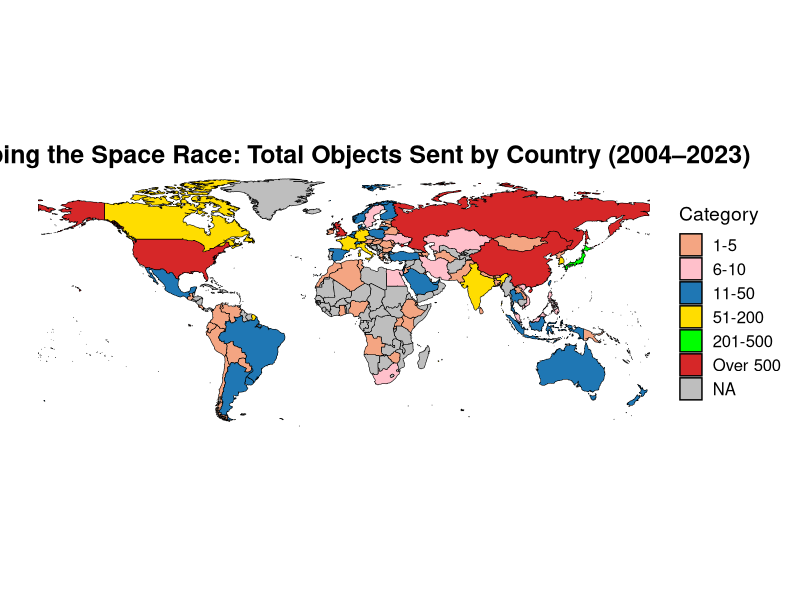
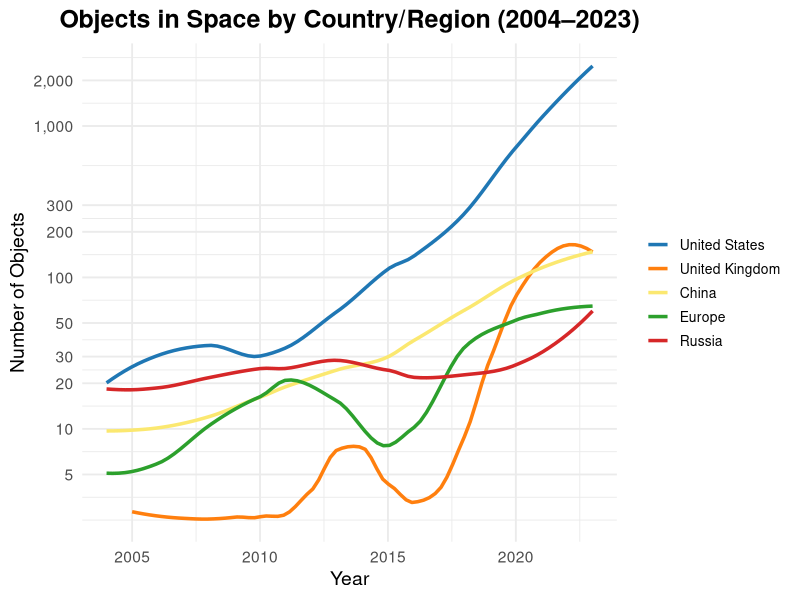

Reproduce these figures in R, in order.
## ---- chunk 1
library(tidyverse)
library(colorspace)
library(ggplot2)
library(dplyr)
library(maps)
library(readr)
library(rmarkdown)
library(sf)
library(rnaturalearth)
library(rnaturalearthdata)
knitr::opts_chunk$set(echo = TRUE)
## ---- chunk 2

outer_space_objects <- read.csv("outer_space_objects.csv")
paged_table(outer_space_objects)

## ---- chunk 3

# Load the world map as an sf object
world_sf <- ne_countries(scale = "medium", returnclass = "sf") %>%
  filter(name != "Antarctica")  # Remove Antarctica

# Load the dataset
outer_space_objects <- read.csv("outer_space_objects.csv")

# Filter and summarize data for the years 2004 to 2023
outer_space_objects_summarized <- outer_space_objects %>%
  filter(Year >= 2004 & Year <= 2023) %>%  # Filter for the desired years
  group_by(Entity) %>%  # Group by entity (country/organization)
  summarise(Total_Objects = sum(num_objects, na.rm = TRUE))  # Sum objects for each entity


# Create a mapping table for unmatched names
mapping <- data.frame(
  Entity = c("United States", "United Kingdom", "Czechia"),
  name = c("United States of America", "United Kingdom", "Czech Republic")
)

# Join the mapping table to align entity names
outer_space_objects_summarized <- outer_space_objects_summarized %>%
  left_join(mapping, by = "Entity") %>%
  mutate(
    name = ifelse(is.na(name), Entity, name)  # Use `Entity` if no mapping exists
  )

# Categorize the data and define the correct order of the categories
outer_space_objects_summarized <- outer_space_objects_summarized %>%
  mutate(
    Category = factor(
      case_when(
        Total_Objects <= 5  ~ "1-5",
        Total_Objects <= 10 ~ "6-10",
        Total_Objects <= 50 ~ "11-50",
        Total_Objects <= 200 ~ "51-200",
        Total_Objects <= 500 ~ "201-500",
        Total_Objects > 500 ~ "Over 500"
      ),
      levels = c("1-5","6-10", "11-50", "51-200", "201-500", "Over 500", "NA")  # Define correct order
    )
  )

# Join the summarized data with the world map
map_data <- world_sf %>%
  left_join(outer_space_objects_summarized, by = c("name"))

# Create the map with distinct categories
ggplot(map_data) +
  geom_sf(aes(fill = Category), color = "black", size = 0.1) +
  scale_fill_manual(
    values = c(
      "1-5" = "#f4a582",
      "6-10" = "pink",
      "11-50" = "#1f77b4",
      "51-200" = "#ffdd00",
      "201-500" = "#00FF00",
      "Over 500" = "#d62728",
      "NA" = "gray"
    ),
    na.value = "gray"
  ) +
  coord_sf(expand = FALSE) +
  theme_minimal(base_size = 14) +
  labs(
    title = "Mapping the Space Race: Total Objects Sent by Country (2004–2023)",
    fill = "Category",
    x = "",
    y = ""
  ) +
  theme(
    plot.title = element_text(hjust = 0.5, size = 18, face = "bold"),
    legend.text = element_text(size = 12),
    legend.title = element_text(size = 14),
    axis.text = element_blank(),
    axis.ticks = element_blank(),
    panel.grid = element_blank()
  )



## ---- chunk 4
# Define the list of European countries excluding Russia and United Kingdom
european_countries <- c(
  "France", "Germany", "Italy", "Spain", "Poland", "Sweden", "Netherlands", 
  "Belgium", "Austria", "Ireland", "Finland", "Denmark", "Czechia", "Portugal",
  "Greece", "Hungary", "Slovakia", "Slovenia", "Bulgaria", "Croatia", "Estonia",
  "Latvia", "Lithuania", "Luxembourg", "Malta", "Cyprus", "Romania"
)

# Add a group column for Europe and other countries
filtered_data <- outer_space_objects %>%
  mutate(
    Group = case_when(
      Entity == "United States" ~ "United States",
      Entity == "United Kingdom" ~ "United Kingdom",
      Entity == "Russia" ~ "Russia",
      Entity == "China" ~ "China",
      Entity %in% european_countries ~ "Europe",
      TRUE ~ NA_character_  # Exclude others
    )
  ) %>%
  filter(Year >= 2004 & Year <= 2023, !is.na(Group))  # Remove invalid groups

# Summarize the number of objects by year and group
grouped_data <- filtered_data %>%
  group_by(Year, Group) %>%
  summarise(num_objects = sum(num_objects, na.rm = TRUE), .groups = "drop")

grouped_data <- grouped_data %>%
  mutate(Group = factor(Group, levels = c("United States","United Kingdom", "China", "Europe", "Russia")))

# Plot with reordered legend
ggplot(grouped_data, aes(x = Year, y = num_objects, color = Group, group = Group)) +
  geom_smooth(se = FALSE, method = "loess", span = 0.5, size = 1.2) +  # Smooth lines
  scale_y_continuous(
    trans = 'log10',
    breaks = c(0, 5, 10, 20, 30, 50, 100, 200, 300, 1000, 2000),  # Custom breaks
    labels = scales::comma  # Format labels
  ) +
  # Manual color scale for lines
  scale_color_manual(
    values = c(
      "United States" = "#1f77b4",  
      "United Kingdom" = "#ff7f0e",
      "China" = "#FBE870",
      "Europe" = "#2ca02c",         
      "Russia" = "#d62728"          
    )
  ) +
  theme_minimal(base_size = 14) +
  labs(
    title = "Objects in Space by Country/Region (2004–2023)",
    x = "Year",
    y = "Number of Objects",
    color = "Group"  # Set legend title for color
  ) +
  theme(
    plot.title = element_text(hjust = 0.5, size = 18, face = "bold"),
    legend.position = "right",  # Move the legend to the right
    legend.title = element_blank(),
    legend.text = element_text(size = 10)
  )

specific_years <- c(2004, 2009, 2014, 2019, 2023)

# Summarize data for specific years
summary_table <- filtered_data %>%
  filter(Year %in% specific_years) %>%
  group_by(Group, Year) %>%
  summarise(num_objects = sum(num_objects, na.rm = TRUE), .groups = "drop") %>%
  pivot_wider(names_from = Year, values_from = num_objects, values_fill = 0)

# View the table
print(summary_table)
